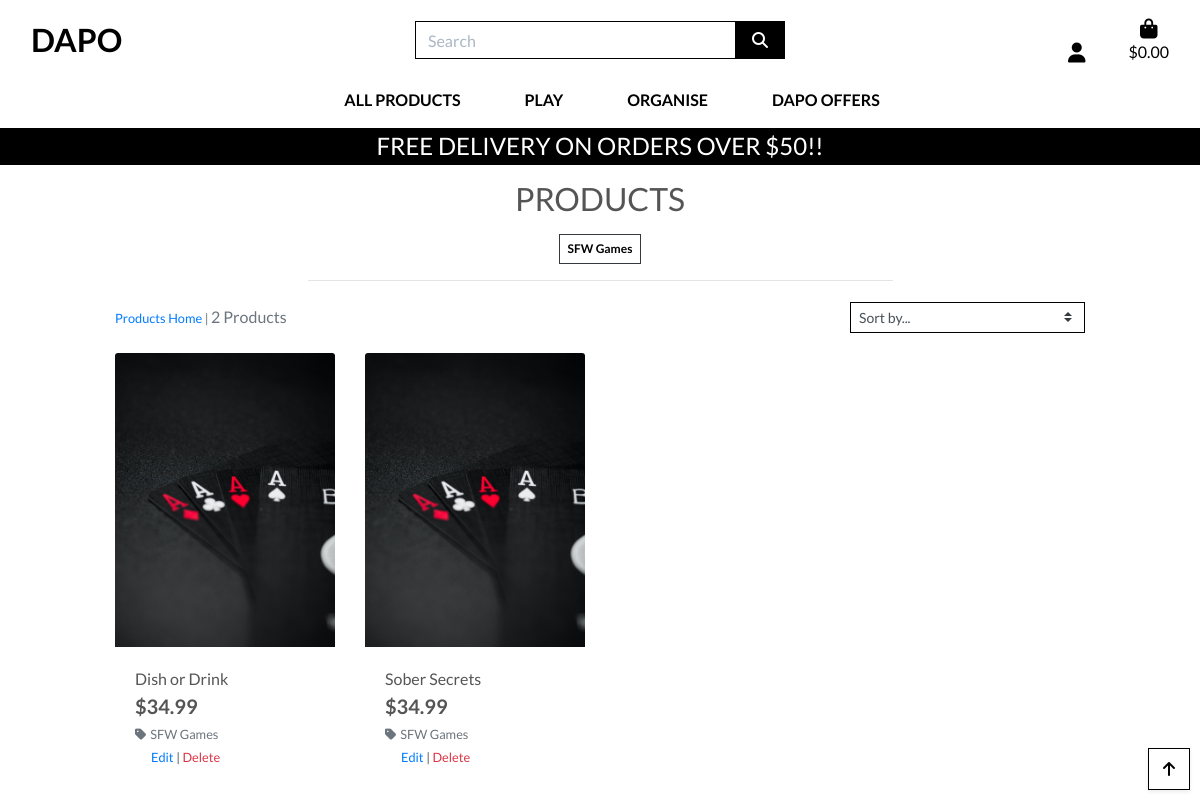
The app's page /products/?category=sfw-game (signed in) with its own data.
### products/models.py (models this page shows, shortened)
class Category(models.Model):
    class Meta:
        verbose_name_plural = 'Categories'
    name = models.CharField(max_length=250)
    web_name = models.CharField(max_length=250, null=True, blank=True)

class Product(models.Model):
    category = models.ForeignKey('Category', null=True, blank=True, on_delete=models.SET_NULL)
    sku = models.CharField(max_length=254, null=True, blank=True)
    name = models.CharField(max_length=254)
    description = models.TextField()
    price = models.DecimalField(max_digits=6, decimal_places=2)
    image_url = models.URLField(max_length=1024, null=True, blank=True)
    image = models.ImageField(null=True, blank=True)

### products/views.py (the view, shortened to what this page needs)
# urls.py: path('', views.all_products, name='products'),
def all_products(request):
    products = Product.objects.all()
    query = None
    categories = None
    sort = None
    direction = None
    if request.GET:
        if 'category' in request.GET:
            categories = request.GET['category'].split(',')
            products = products.filter(category__name__in=categories)
            categories = Category.objects.filter(name__in=categories)
    current_sorting = f'{sort}_{direction}'
    context = {
        'products': products,
        'search_term': query,
        'current_categories': categories,
        'current_sorting': current_sorting,
    }
    return render(request, 'products/products.html', context)

### bag/contexts.py (called while the page is built, shortened)
def bag_contents(request):
    bag_items = []
    total = 0
    product_count = 0
    bag = request.session.get('bag', {})
    if total < settings.FREE_DELIVERY_THRESHOLD:
        delivery = total * Decimal(settings.STANDARD_DELIVERY_PERCENTAGE / 100)
        free_delivery_delta = settings.FREE_DELIVERY_THRESHOLD - total
    else:
        delivery = 0
        free_delivery_delta = 0
    grand_total = delivery + total
    context = {
        'bag_items': bag_items,
        'total': total,
        'product_count': product_count,
        'delivery': delivery,
        'free_delivery_delta': free_delivery_delta,
        'free_delivery_threshold': settings.FREE_DELIVERY_THRESHOLD,
        'grand_total': grand_total,
    }
    return context

### products/templates/products/products.html (shortened to what this page needs)
{% extends "base.html" %}
{% load static %}
{% block page_header %}
    <div class="container header-container">
    </div>
{% endblock %}
{% block content %}
<div class="overlay"></div>
    <div class="container-fluid">
        <div class="row">
            <div class="col text-center mt-3">
                <h2 class="logo-font">Products</h2>
                {% for c in current_categories %}
                    <a class="category-badge text-decoration-none" href="{% url 'products' %}?category={{ c.name }}">
                        <span class="p-2 mt-2 badge badge-white text-black rounded-0 border border-dark">{{ c.web_name }}</span>
                    </a>
                {% endfor %}
                <hr class="w-50 mb-1">
            </div>
        </div>
        <div class="row">
            <div class="product-container col-10 offset-1">
                <div class="row mt-1 mb-2">
                    <div class="col-12 col-md-6 my-auto order-md-last d-flex justify-content-center justify-content-md-end">
                        <div class="sort-select-wrapper w-50">
                            <select id="sort-selector" class="custom-select custom-select-sm rounded-0 border border-{% if current_sorting != 'None_None' %}info{% else %}black{% endif %}">
                                <option value="reset" {% if current_sorting == 'None_None' %}selected{% endif %}>Sort by...</option>
                            </select>
                        </div>
                    </div>
                    <div class="col-12 col-md-6 order-md-first">
                        <p class="text-muted mt-3 text-center text-md-left">
                            {% if search_term or current_categories or current_sorting != 'None_None' %}
                                <span class="small"><a href="{% url 'products' %}">Products Home</a> | </span>
                            {% endif %}
                            {{ products|length }} Products{% if search_term %} found for <strong>"{{ search_term }}"</strong>{% endif %}
                        </p>
                    </div>
                </div>
                <div class="row">
                    {% for product in products %}
                        <div class="col-sm-6 col-md-6 col-lg-4 col-xl-3">
                            <div class="card h-100 border-0">
                                {% if product.image %}
                                <a href="{% url 'product_detail' product.id %}">
                                    <img class="card-img-top img-fluid" src="{{ product.image.url }}" alt="{{ product.name }}">
                                </a>
                                {% else %}
                                <a href="{% url 'product_detail' product.id %}">
                                    <img class="card-img-top img-fluid" src="{{ MEDIA_URL }}noimage.png" alt="{{ product.name }}">
                                </a>
                                {% endif %}
                                <div class="card-body pb-0">
                                    <p class="mb-0">{{ product.name }}</p>
                                </div>
                                <div class="card-footer bg-white pt-0 border-0 text-left">
                                    <div class="row">
                                        <div class="col">
                                            <p class="lead mb-0 text-left font-weight-bold">${{ product.price }}</p>
                                            {% if product.category %}
                                            <p class="small mt-1 mb-0">
                                                <a class="text-muted" href="{% url 'products' %}?category={{ product.category.name }}">
                                                    <i class="fas fa-tag mr-1"></i>{{ product.category.web_name }}
                                                </a>
                                            </p>
                                            {% endif %}
                                            {% if request.user.is_superuser %}
                                                <small class="ml-3">
                                                    <a href="{% url 'edit_product' product.id %}">Edit</a> |
                                                    <a class="text-danger" href="{% url 'delete_product' product.id %}">Delete</a>
                                                </small>
                                            {% endif %}
                                        </div>
                                    </div>
                                </div>
                            </div>
                        </div>
                    {% endfor %}
                </div>
            </div>
        </div>
    </div>
    <div class="rtn-button shadow-sm rounded-0 border border-black">
        <a class="rtn-link d-flex h-100">
            <i class="fas fa-arrow-up text-black mx-auto my-auto"></i>
        </a>
    </div>
{% endblock %}

### static/css/base.css (style rules this page uses)
html { height: 100%; }
body { background: url(/static/Joyful-young-friends.jpg) no-repeat center center fixed; background-size: cover; height: calc(100vh - 164px); color: #555; font-family: 'Lato'; }
.logo-font { text-transform: uppercase; }
.text-black { color: #000 !important; }
.border-black { border: 1px solid black !important; }
.overlay { height: 100%; width: 100%; top: 0; left: 0; position: fixed; background: white; z-index: -1; }
.rtn-button { height: 42px; width: 42px; position: fixed; bottom: 10px; right: 10px; }
.rtn-link, .update-link, .remove-item { cursor: pointer; }
@media (min-width: 1200px) { .container { max-width: 80%; } }
@media (min-width: 992px) { .header-container { padding-top: 164px; } }

### records on screen
Category: web_name "SFW Games"
Product: image (picture), name "Dish or Drink", price "34.99", category.web_name "SFW Games"
Product: image (picture), name "Sober Secrets", price "34.99", category.web_name "SFW Games"

### other values on screen
{{ free_delivery_threshold }} "50"
{{ products|length }} "2"
